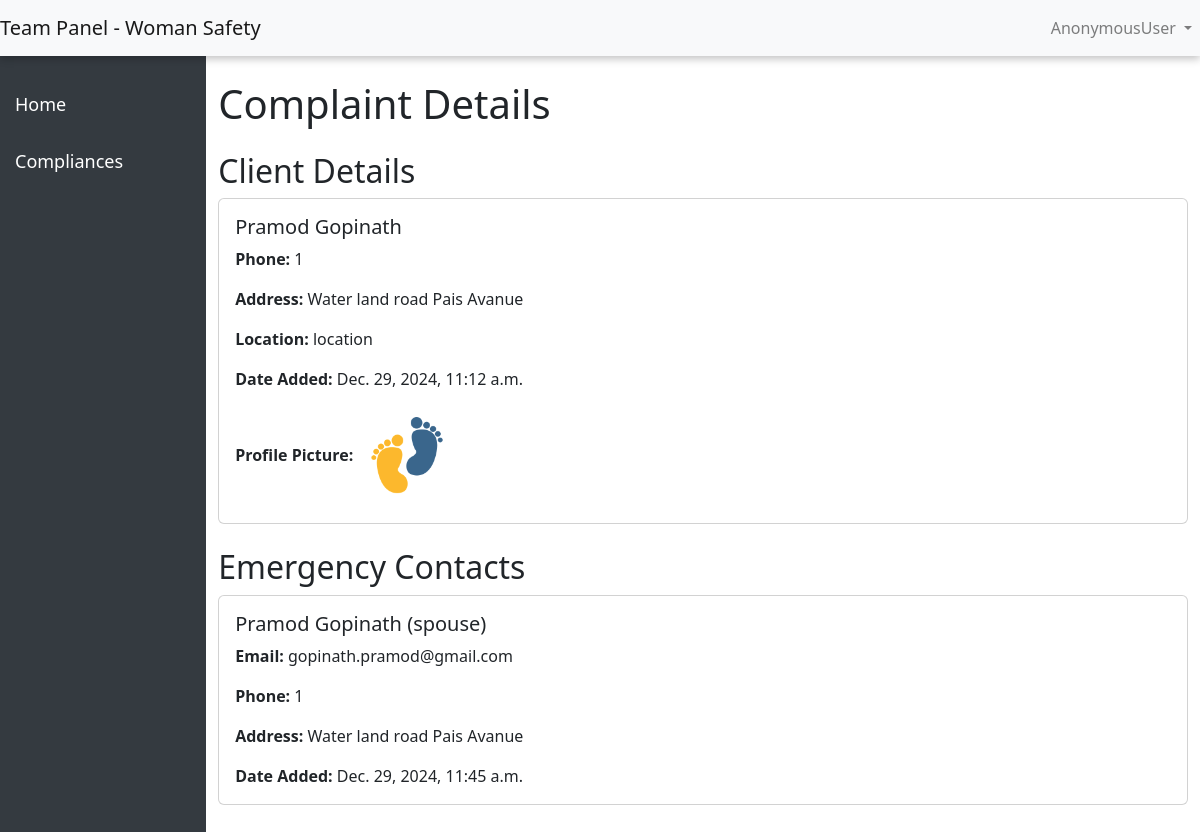
The page /view_details_staff/3 on the database its author committed.
### home/models.py (models this page shows, shortened)
class Client(models.Model):
    user = models.OneToOneField(User, null=True, blank=True, on_delete=models.CASCADE, related_name='client_user')
    profile_pic = models.FileField(upload_to="propic", null=True, blank=True)
    name = models.CharField(max_length=255, null=True, blank=True)
    phone = models.PositiveIntegerField( null=True, blank=True)
    address = models.TextField(null=True, blank=True)
    location = models.CharField(max_length=255, null=True, blank=True)
    date_added = models.DateTimeField(auto_now_add=True)

class EmergencyContact(models.Model):
    client = models.ForeignKey(User, on_delete=models.CASCADE, related_name='emergency_contacts')
    email = models.CharField(max_length=100)
    name = models.CharField(max_length=255)
    phone = models.PositiveIntegerField()
    relationship = models.CharField(max_length=255, null=True, blank=True, choices=[
        ('parent', 'Parent'),
        ('sibling', 'Sibling'),
        ('friend', 'Friend'),
        ('spouse', 'Spouse'),
        ('other', 'Other')
    ])
    date_added = models.DateTimeField(auto_now_add=True)
    address = models.TextField()

### home/views.py (the view)
# urls.py: path("view_details_staff/<int:pk>",views.view_details_staff,name="view_details_staff"),
def view_details_staff(request,pk):
    alert = EmergencyAlert.objects.get(id = pk)
    client = Client.objects.get(user = alert.user)
    context = {
       "client":client
    }
    return render(request,"staff/view_alert.html",context)

### templates/staff/view_alert.html (shortened to what this page needs)
{% extends 'staff/index.html' %}
{% block admin %}
<div class="container mt-4">
    <h1 class="mb-4">Complaint Details</h1>
    <div class="mt-4">
        <h2>Client Details</h2>
        <div class="card">
            <div class="card-body">
                <h5 class="card-title">{{ client.name }}</h5>
                <p class="card-text"><strong>Phone:</strong> {{ client.phone }}</p>
                <p class="card-text"><strong>Address:</strong> {{ client.address }}</p>
                <p class="card-text"><strong>Location:</strong> {{ client.location }}</p>
                <p class="card-text"><strong>Date Added:</strong> {{ client.date_added }}</p>
                <p class="card-text"><strong>Profile Picture:</strong> <img src="{{ client.profile_pic.url }}" alt="Profile Picture" width="100" height="100"></p>
            </div>
        </div>
    </div>
    <div class="mt-4">
        <h2>Emergency Contacts</h2>
        {% for contact in client.user.emergency_contacts.all %}
        <div class="card mb-2">
            <div class="card-body">
                <h5 class="card-title">{{ contact.name }} ({{ contact.relationship }})</h5>
                <p class="card-text"><strong>Email:</strong> {{ contact.email }}</p>
                <p class="card-text"><strong>Phone:</strong> {{ contact.phone }}</p>
                <p class="card-text"><strong>Address:</strong> {{ contact.address }}</p>
                <p class="card-text"><strong>Date Added:</strong> {{ contact.date_added }}</p>
            </div>
        </div>
        {% endfor %}
    </div>
</div>
{% endblock %}

### templates/staff/index.html (style rules this page uses)
.card { margin-bottom: 20px; }

### rows shown on the page
Client: name "Pramod Gopinath", phone "1", address "Water land road Pais Avanue", location "location", date_added "Dec. 29, 2024, 11:12 a.m.", profile_pic (picture)
EmergencyContact: name "Pramod Gopinath", relationship "spouse", email "gopinath.pramod@gmail.com", phone "1", address "Water land road Pais Avanue", date_added "Dec. 29, 2024, 11:45 a.m."

### other values the page prints
{{ request.user }} "AnonymousUser"
